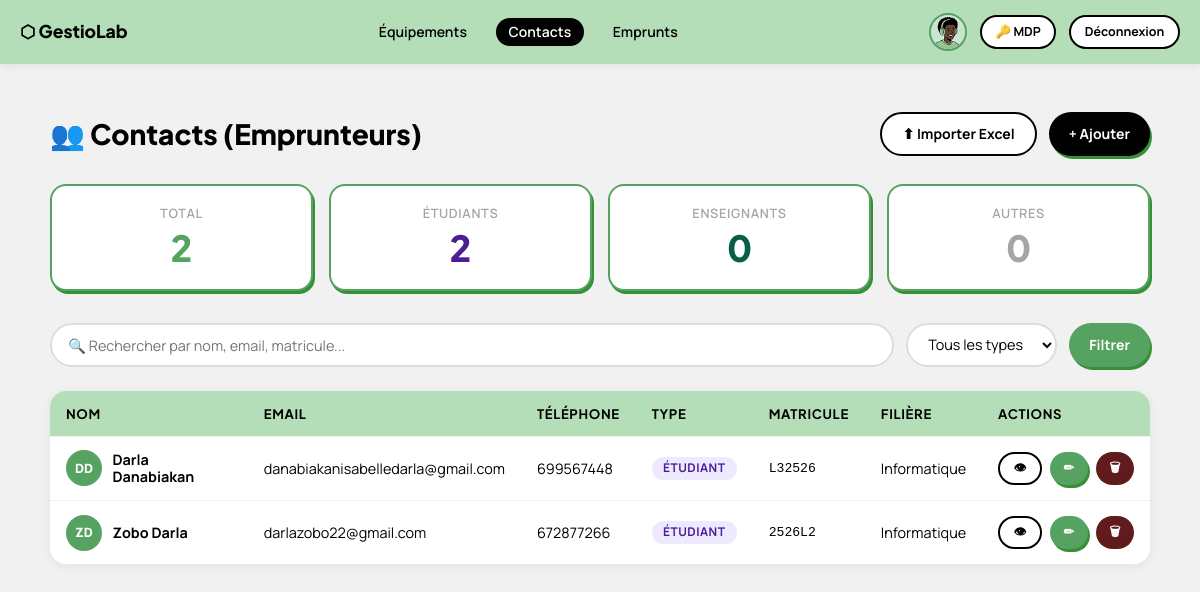
Screenshot of /contacts/ (signed in) with the database file from the repository.
### gestion_equipements/contacts/models.py (models this page shows, shortened)
class Contact(models.Model):
    TYPE_CHOICES = [
        ('etudiant', 'Étudiant'),
        ('enseignant', 'Enseignant'),
        ('personnel', 'Personnel'),
        ('externe', 'Externe'),
    ]
    nom = models.CharField(max_length=100)
    prenom = models.CharField(max_length=100)
    email = models.EmailField(unique=True)
    telephone = models.CharField(max_length=20, blank=True)
    type_contact = models.CharField(max_length=20, choices=TYPE_CHOICES, default='etudiant')
    matricule = models.CharField(max_length=50, blank=True, unique=True)
    filiere = models.CharField(max_length=100, blank=True)
    adresse = models.TextField(blank=True)
    date_ajout = models.DateTimeField(auto_now_add=True)
    date_modification = models.DateTimeField(auto_now=True)
    est_actif = models.BooleanField(default=True)
    notes = models.TextField(blank=True)
    @property
    def nom_complet(self):
        return f"{self.prenom} {self.nom}"
    class Meta:
        verbose_name = "Contact"
        ordering = ['nom', 'prenom']

### gestion_equipements/contacts/views.py (the view, shortened to what this page needs)
# urls.py: path('', views.liste_contacts, name='liste_contacts'),
@login_required
def liste_contacts(request):
    query = request.GET.get('q', '')
    type_filtre = request.GET.get('type', '')
    contacts = Contact.objects.filter(est_actif=True)
    if type_filtre:
        contacts = contacts.filter(type_contact=type_filtre)
    stats = {
        'total': Contact.objects.filter(est_actif=True).count(),
        'etudiants': Contact.objects.filter(type_contact='etudiant', est_actif=True).count(),
        'enseignants': Contact.objects.filter(type_contact='enseignant', est_actif=True).count(),
        'autres': Contact.objects.filter(est_actif=True).exclude(type_contact__in=['etudiant', 'enseignant']).count(),
    }
    context = {
        'contacts': contacts,
        'query': query,
        'type_filtre': type_filtre,
        'stats': stats,
        'types': Contact.TYPE_CHOICES,
    }
    return render(request, 'contacts/liste.html', context)

### gestion_equipements/contacts/templates/contacts/liste.html (shortened to what this page needs)
{% load static %}
<!DOCTYPE html>
<html lang="fr">
<head>
  <link rel="stylesheet" href="{% static 'css/reset.css' %}">
  <link rel="stylesheet" href="{% static 'css/modules.css' %}">
</head>
<body>
<header class="header">
  <a href="#" class="header-brand">⬡ GestioLab</a>
  <nav class="header-nav">
    <a href="{% url 'liste_equipements' %}">Équipements</a>
    <a href="{% url 'liste_contacts' %}" class="active">Contacts</a>
    <a href="{% url 'liste_emprunts' %}">Emprunts</a>
  </nav>
  <div class="header-right">
    <img src="{% static 'assets/img/profil-picture.png' %}" alt="profil">
    <a href="{% url 'modifier_mot_de_passe' %}" class="btn btn-outline btn-sm">🔑 MDP</a>
    <a href="{% url 'logout' %}" class="btn btn-outline btn-sm">Déconnexion</a>
  </div>
</header>
<div class="page-wrapper">
  <div class="page-title-bar">
    <h1 class="page-title">👥 Contacts (Emprunteurs)</h1>
    <div class="page-actions">
      <a href="{% url 'importer_contacts' %}" class="btn btn-outline">⬆ Importer Excel</a>
      <a href="{% url 'creer_contact' %}" class="btn btn-primary">+ Ajouter</a>
    </div>
  </div>
  <div class="stats-row">
    <div class="stat-card">
      <div class="stat-label">Total</div>
      <div class="stat-value">{{ stats.total }}</div>
    </div>
    <div class="stat-card">
      <div class="stat-label">Étudiants</div>
      <div class="stat-value" style="color:#4c1d95">{{ stats.etudiants }}</div>
    </div>
    <div class="stat-card">
      <div class="stat-label">Enseignants</div>
      <div class="stat-value" style="color:#065f46">{{ stats.enseignants }}</div>
    </div>
    <div class="stat-card">
      <div class="stat-label">Autres</div>
      <div class="stat-value" style="color:var(--c5)">{{ stats.autres }}</div>
    </div>
  </div>
  <form method="GET" class="filter-bar">
    <input type="text" name="q" value="{{ query }}" placeholder="🔍 Rechercher par nom, email, matricule...">
    <select name="type">
      <option value="">Tous les types</option>
    </select>
    <button type="submit" class="btn btn-green btn-search">Filtrer</button>
  </form>
  <div class="table-card">
    <div class="table-scroll">
      {% if contacts %}
      <table class="data-table">
        <thead>
          <tr>
            <th>Nom</th>
            <th>Email</th>
            <th>Téléphone</th>
            <th>Type</th>
            <th>Matricule</th>
            <th>Filière</th>
            <th>Actions</th>
          </tr>
        </thead>
        <tbody>
          {% for c in contacts %}
          <tr>
            <td>
              <div style="display:flex;align-items:center;gap:.65rem">
                <div class="avatar">{{ c.prenom|first|upper }}{{ c.nom|first|upper }}</div>
                <strong>{{ c.nom_complet }}</strong>
              </div>
            </td>
            <td>{{ c.email }}</td>
            <td>{{ c.telephone|default:"—" }}</td>
            <td><span class="badge badge-{{ c.type_contact }}">{{ c.get_type_contact_display }}</span></td>
            <td style="font-family:monospace;font-size:.82rem">{{ c.matricule|default:"—" }}</td>
            <td>{{ c.filiere|default:"—" }}</td>
            <td>
              <div class="td-actions">
                <a href="{% url 'detail_contact' c.pk %}" class="btn btn-sm btn-outline" title="Voir">👁</a>
                <a href="{% url 'modifier_contact' c.pk %}" class="btn btn-sm btn-green" title="Modifier">✏</a>
                <a href="{% url 'retirer_contact' c.pk %}" class="btn btn-sm btn-danger" title="Retirer">🗑</a>
              </div>
            </td>
          </tr>
          {% endfor %}
        </tbody>
      </table>
      {% endif %}
    </div>
  </div>
</div>
</body>
</html>

### rows the page displays
Contact: prenom|first "D", nom|first "D", nom_complet "Darla Danabiakan", email "danabiakanisabelledarla@gmail.com", telephone "699567448", type_contact "ÉTUDIANT", matricule "L32526", filiere "Informatique"
Contact: prenom|first "Z", nom|first "D", nom_complet "Zobo Darla", email "darlazobo22@gmail.com", telephone "672877266", type_contact "ÉTUDIANT", matricule "2526L2", filiere "Informatique"

### other values shown
{{ stats.total }} "2"
{{ stats.etudiants }} "2"
{{ stats.enseignants }} "0"
{{ stats.autres }} "0"
